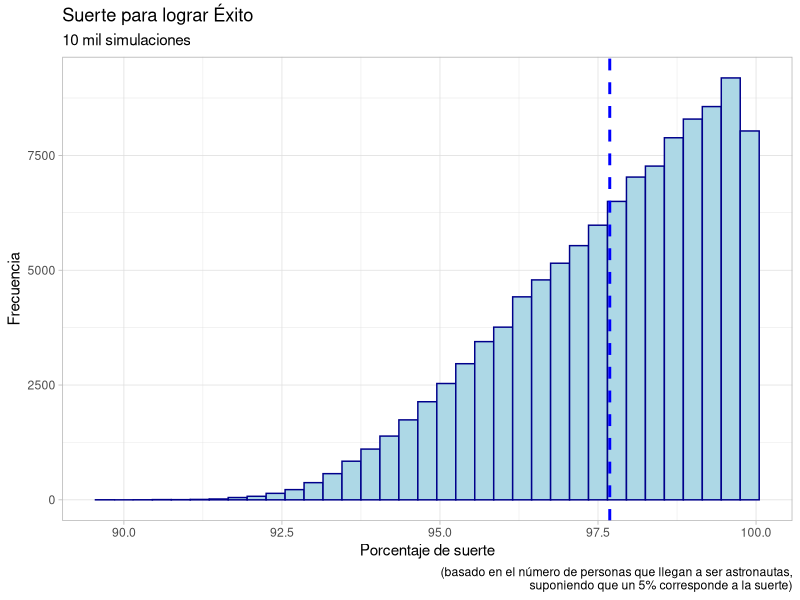

Here is the R script that generated this plot:
library(dplyr)
library(ggplot2)
n <- 18300
num_sim <- 10000


no_luck <- runif(n,80,100)
name_exp <- 1:100

luck <- runif(n,0,100)

no_luck_exp <- no_luck*95/100
luck_exp <- luck*5/100

selection <- no_luck_exp+luck_exp

data <- data.frame(luck,
                   selection,
                   no_luck)

data <- data[with(data, order(-data$selection)), ]

top_eleven_luck <- data[c(1:11),"luck"]
vector_percent <- top_eleven_luck

for (i in 1:num_sim-1) {
  no_luck <- runif(n,80,100)
  name_exp <- 1:100
  
  luck <- runif(n,0,100)
  
  no_luck_exp <- no_luck*95/100
  luck_exp <- luck*5/100
  
  selection <- no_luck_exp+luck_exp
  
  data <- data.frame(luck,
                     selection,
                     no_luck)
  
  data <- data[with(data, order(-data$selection)), ]
  
  top_eleven_luck <- data[c(1:11),"luck"]
  vector_percent <- c(vector_percent, top_eleven_luck)
}
vector_percent
mean(vector_percent)

set_2_color <- palette("Set 2")
color <- set_2_color[5]

ggplot(data = NULL) +
  geom_histogram(mapping = aes(x=vector_percent), binwidth = .3, color="darkblue", fill="lightblue") +
  geom_vline(aes(xintercept=mean(vector_percent)),
             color="blue", linetype="dashed", size=1) +
  labs(title = "Suerte para lograr Éxito", subtitle = "10 mil simulaciones", y = "Frecuencia", x="Porcentaje de suerte",
       caption = "(basado en el número de personas que llegan a ser astronautas,
       suponiendo que un 5% corresponde a la suerte)") + 
  theme_light()
  
